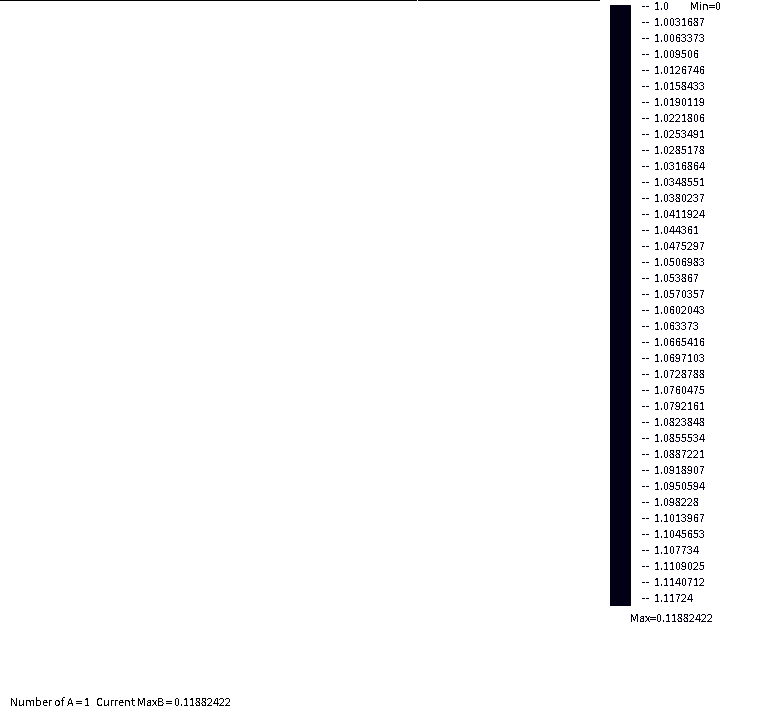
Frame 1 (no input)
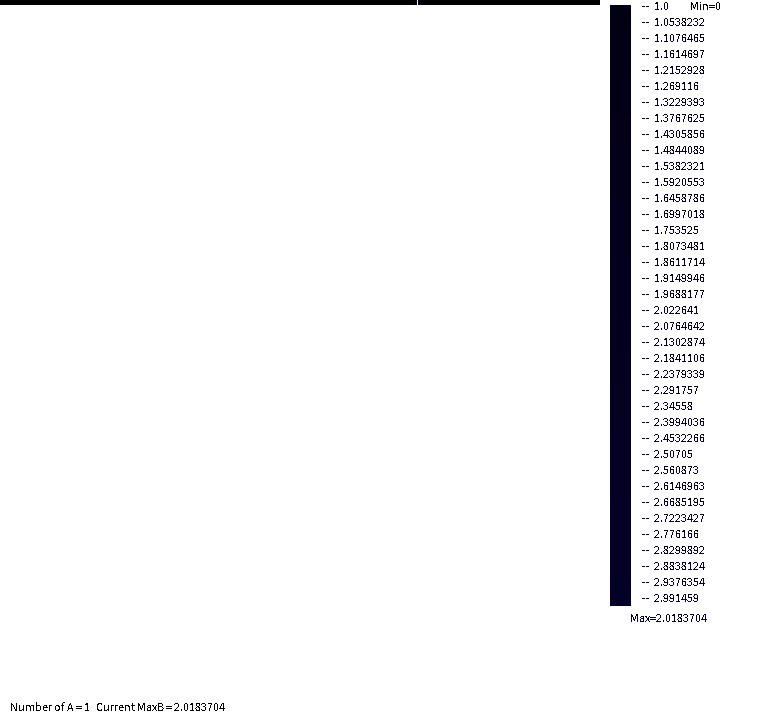
Frame 60 (the mouse pressed at the canvas centre just before this capture)
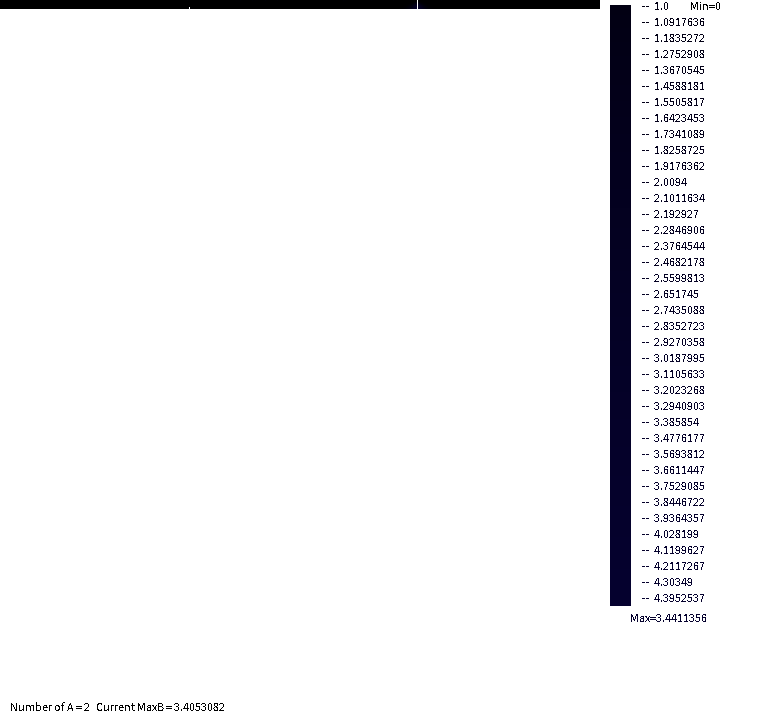
Frame 120 (the mouse held since frame 60 and released just before this capture)

The Processing sketch that drew these frames (run headless with seeded random() and noise(); from frame 60 on, the mouse is pressed at the canvas centre):

// Processing sketch: OneDimABSalomon
// ── OneDimABSalomon.pde
// AB model of Sorin Solomon
// 1D version translated from Delphi
// The model keeps two values per cell:
// A = active/occupied state
// B = resource/wealth value

class ABCell {
  float a;   // state A
  float b;   // state B
}

final int WORLD_SIZE = 600;
final int MAX_STEP = 10000;

final int   A_START = 1;
final float A_STEP = 0.015;
final float A_THRESHOLD = 0.0001;
final float A_PROB = 0.000015;   // probability of spontaneous A creation

final int   B_START = 6;
final float B_STEP = 0.005;
final float AB_STEP = 0.66;

final int   VIS_FREQ = 15;

ABCell[] now;
ABCell[] next;
int totalA;

float logBase(float value, float base) {
  return log(value) / log(base);
}

float randomB(int n) {
  float result = 1.0;
  for (int i = 0; i < n; i++) {
    result *= random(1.0);
  }
  return result;
}

void initWorld(ABCell[] world) {
  for (int i = 0; i < WORLD_SIZE; i++) {
    world[i] = new ABCell();
    world[i].b = randomB(B_START);
    world[i].a = 0;
  }

  for (int i = 0; i < A_START; i++) {
    int pos = floor(random(WORLD_SIZE));
    world[pos].a = 1;
  }
}

color colorFromB(float bValue) {
  float v = logBase(1.0 + bValue, 10.0);

  int r = int((v * 8.0) % 256);
  int g = int((v * 2.0) % 256);
  int blue = int((v * 64.0) % 256);

  return color(r, g, blue);
}

void drawScale(int x, int y, int widthPx, int heightPx, float maxB) {
  noStroke();fill(255);//,255,0);
  rect(x,y,widthPx+130,heightPx+25);
  y+=5;
  
  fill(0); textAlign(LEFT,CENTER);
  // Draw a simple scale on the right side
  text("Min=0", x + widthPx + 60, y);

  for (int i = 0; i <= heightPx; i++) {
    float value = 1.0 + (maxB / heightPx) * i;
    color curcol=colorFromB(value);
    stroke(curcol);
    line(x, y + i, x + widthPx, y + i);
    if (i % 16 == 0) {
      fill(curcol);
      text(" --  " + value /*nf(value, 4, 2)*/, x + widthPx + 10, y + i);
    }
  }

  text("Max=" + maxB /*nf(maxB, 4, 2)*/, x + widthPx, y + heightPx + 12);
}

void drawWorld(int y, ABCell[] world) {
  for (int i = 0; i < WORLD_SIZE; i++) {
    if (world[i].a > 0) {
      stroke(255);
    } else {
      stroke(colorFromB(world[i].b));
    }
    point(i, y);
  }
  //println(y);
}

void changeB(ABCell[] current, ABCell[] nextWorld) {
  nextWorld[0].b = (current[0].b + current[1].b) / 2.0 * (1.0 - B_STEP);

  for (int i = 1; i < WORLD_SIZE - 1; i++) {
    nextWorld[i].b = (current[i - 1].b + current[i].b + current[i + 1].b) / 3.0 * (1.0 - B_STEP);
  }

  nextWorld[WORLD_SIZE - 1].b =
    (current[WORLD_SIZE - 2].b + current[WORLD_SIZE - 1].b) / 2.0 * (1.0 - B_STEP);
}

void changeA(ABCell[] current, ABCell[] nextWorld) {
  for (int i = 0; i < WORLD_SIZE; i++) {
    if (current[i].a > A_THRESHOLD) {
      nextWorld[i].a = current[i].a * (1.0 - A_STEP);
    } else {
      nextWorld[i].a = 0;
    }

    if (random(1.0) <= A_PROB) {
      nextWorld[i].a = 1;
      totalA++;
    }
  }
}

void produceBbyA(ABCell[] world) {
  for (int i = 0; i < WORLD_SIZE; i++) {
    if (world[i].a > A_THRESHOLD) {
      world[i].b = world[i].b + world[i].b * world[i].a * AB_STEP;
    }
  }
}

void copyWorld(ABCell[] target, ABCell[] source) {
  for (int i = 0; i < WORLD_SIZE; i++) {
    target[i].a = source[i].a;
    target[i].b = source[i].b;
  }
}

float findMaxB(ABCell[] world) {
  float maxValue = 0.0;
  for (int i = 0; i < WORLD_SIZE; i++) {
    if (world[i].b > maxValue) {
      maxValue = world[i].b;
    }
  }
  return maxValue;
}

void settings() {
  size(WORLD_SIZE + 180, MAX_STEP / VIS_FREQ + 50);
  noSmooth();
}

void setup() {
  background(255);
  frameRate(300);
  //noLoop();

  now = new ABCell[WORLD_SIZE];
  next = new ABCell[WORLD_SIZE];

  for (int i = 0; i < WORLD_SIZE; i++) {
    now[i] = new ABCell();
    next[i] = new ABCell();
  }

  totalA = A_START;
  initWorld(now);

  drawWorld(0, now);
}

int     step = 1;
float maxAll =-1;

void draw() {
  if (step <= MAX_STEP) {
    produceBbyA(now);

    changeB(now, next);
    changeA(now, next);

    copyWorld(now, next);

    if (step % VIS_FREQ == 0) {
      int y=step / VIS_FREQ;
      //stroke(255,step%256,0);line(0,y,width,y);
      drawWorld(y, now);
    }

    step++;
  }
  else
  {
    int y=(step / VIS_FREQ)+1;
    stroke(255,0,255);line(0,y,width,y);
    drawWorld(y, now);
  }

  float maxB = findMaxB(now);
  
  if(maxB>maxAll)
        maxAll=maxB;

  // Print summary
  fill(255);noStroke();
  rect(0,height-40,width,height);
  fill(0);
  text("Number of A = " + totalA + "   Current MaxB = " + maxB, 10, height - 10);
  drawScale(WORLD_SIZE + 10, 0, 20, WORLD_SIZE, maxAll);
}
